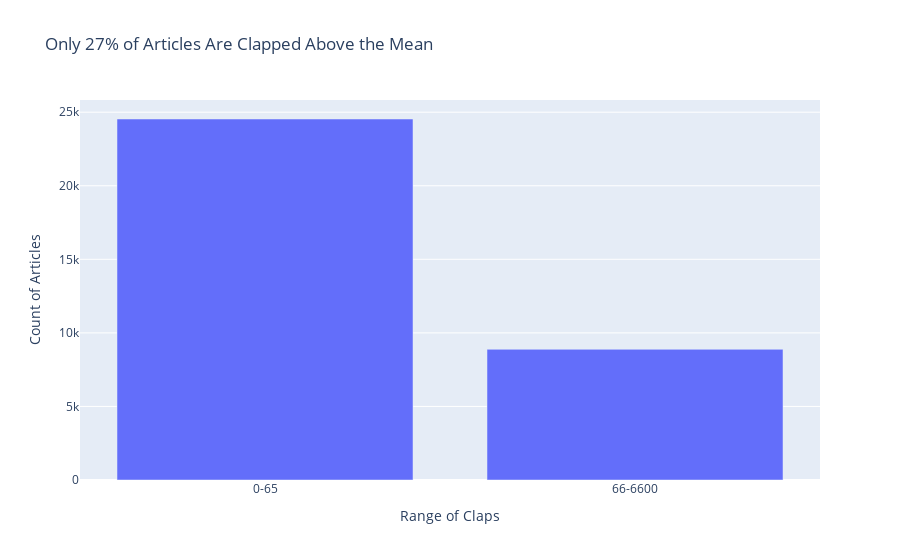

Write notebook code for a chart like this one.
### Markdown cell above
<h4>Out of 33.4k articles, 24.5k (73% of the total) received claps below the mean</h4>

### Code cell
## Mean Summary
articles_total = medium['title'].shape[0]
mean_claps = int(medium['claps'].mean())
max_claps = int(medium['claps'].max())
articles_under_mean = medium[medium['claps'] < mean_claps].shape[0]
under_mean_pct = "{:.0%}".format(articles_under_mean/articles_total)
over_mean = articles_total - articles_under_mean
over_mean_pct = "{:.0%}".format(over_mean/articles_total)

print(f"Out of {articles_total} articles, {articles_under_mean} ({under_mean_pct} of the total) received fewer than {mean_claps} claps.")

x = [f'0-{mean_claps-1}', f'{mean_claps}-{max_claps}']
height = [articles_under_mean, over_mean]

px.bar(
    x = x,
    y = height,
    orientation = 'v',
    title = f'Only {over_mean_pct} of Articles Received Claps Above the Mean',
    labels={'x': 'Range of Claps', 'y':'Count of Articles'}
)

### Figure 1 — Plotly figure (JSON) as saved in the notebook; plotly's stock layout.template omitted (floating-point values rounded to 4 significant figures)
{"data": [{"alignmentgroup": "True", "hovertemplate": "Range of Claps=%{x}<br>Count of Articles=%{y}<extra></extra>", "legendgroup": "", "marker": {"color": "#636efa", "pattern": {"shape": ""}}, "name": "", "offsetgroup": "", "orientation": "v", "showlegend": false, "textposition": "auto", "type": "bar", "x": ["0-65", "66-6600"], "xaxis": "x", "y": [24537, 8882], "yaxis": "y"}], "layout": {"barmode": "relative", "legend": {"tracegroupgap": 0}, "title": {"text": "Only 27% of Articles Are Clapped Above the Mean"}, "xaxis": {"anchor": "y", "domain": [0, 1], "title": {"text": "Range of Claps"}}, "yaxis": {"anchor": "x", "domain": [0, 1], "title": {"text": "Count of Articles"}}}}
